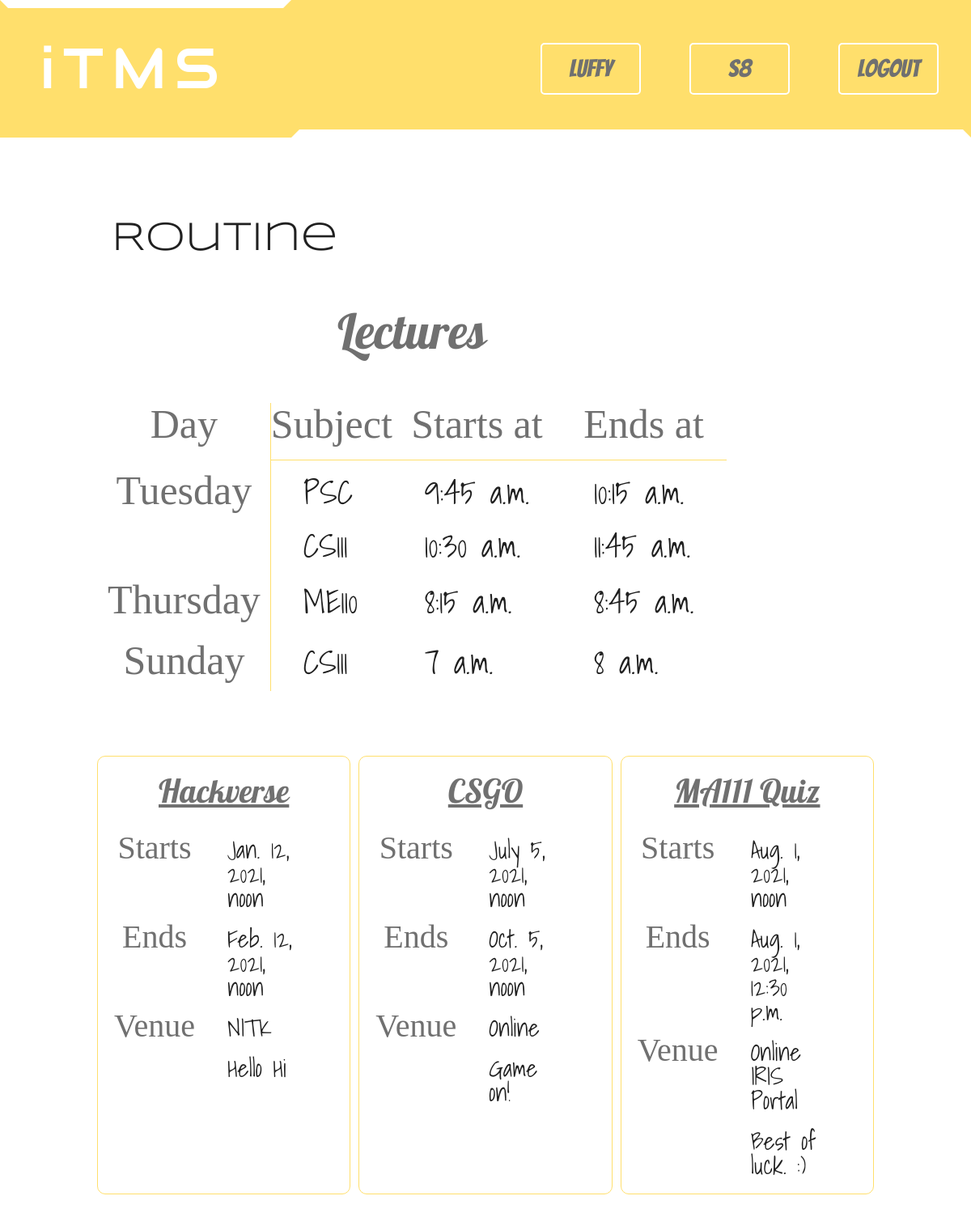
The page /sections/home/ (signed in) on the database its author committed.
### accounts/models.py (models this page shows, shortened)
class Account(AbstractBaseUser):
    username = models.CharField(max_length=30, blank=False, null=False, unique=True)
    email = models.EmailField(unique=True)
    first_name = models.CharField(max_length=30, blank=False, null=False)
    last_name = models.CharField(max_length=30, blank=False, null=False)
    section = models.ForeignKey(Section, blank=True, null= True, on_delete=models.DO_NOTHING, related_name='students')
    is_cr = models.BooleanField(default=False, verbose_name="Is CR")
    created_at = models.DateTimeField(auto_now_add=True)
    updated_at = models.DateTimeField(auto_now=True)
    is_active = models.BooleanField(default=True)
    is_staff = models.BooleanField(default=True)
    is_admin = models.BooleanField(default=False)
    USERNAME_FIELD = 'username'
    REQUIRED_FIELDS = [
        'email',
        'first_name',
        'last_name',
    ]
    objects = AccountManager()

### sections/models.py (models this page shows)
class Section(models.Model):
    id = models.AutoField(primary_key=True)
    name = models.CharField(max_length=30, blank=False, null=False)
    def __str__(self):
        return self.name

### lectures/models.py (models this page shows)
class Lecture(models.Model):
    id = models.AutoField(primary_key=True)
    subject = models.CharField(max_length=30, blank=False, null=False)
    starts_at = models.TimeField(blank=False, null=False)
    ends_at = models.TimeField(blank=False, null=False)
    day = models.CharField(max_length=10, choices=Days.choices)
    section = models.ForeignKey(Section, blank=False, null=False, on_delete=models.CASCADE, related_name='lectures')

### events/models.py (models this page shows)
class Event(models.Model):
    id = models.AutoField(primary_key=True)
    name = models.CharField(max_length=30, blank=False, null=False)
    starts_at = models.DateTimeField(blank=False, null=False)
    ends_at = models.DateTimeField(blank=False, null=False)
    venue = models.CharField(max_length=100, blank=False, null=False)
    desc = models.TextField(max_length=300, verbose_name="Description", blank=False, null=False)
    section = models.ForeignKey(Section, blank=False, null=True, on_delete=models.CASCADE, related_name='events')

### sections/views.py (the view)
# urls.py: url('home/', views.home, name='home_path'),
@login_required(login_url='accounts:login_path')
def home(request):
    section = request.user.section
    lectures = None
    events = None
    if section:
        events = section.events.order_by('starts_at')
        order = ['Monday', 'Tuesday', 'Wednesday', 'Thursday', 'Friday', 'Saturday', 'Sunday']
        qs = Lecture.objects.filter(section=section).order_by('starts_at')
        lectures = sorted(qs, key=lambda l: order.index(l.day))
    return render(request, 'sections/home.html', {
        'section': section,
        'lectures': lectures,
        'events': events,
    })

### sections/templates/sections/home.html (shortened to what this page needs)
{% extends 'base_layout.html' %}
{% block body %}
    <div class="lim-width">
        <h2>Routine</h2>
        {% if not section %}
            <h5>Section not found!</h5>
            <P>Sorry, you haven't been added to any of the sections yet. Please wait for some time or cantact the system admin.</P>
        {% else %}
            {% if lectures %}
                <table class="routine">
                    <caption><h3>Lectures</h3></caption>
                    <tr>
                        <th>Day</th>
                        <th>Subject</th>
                        <th>Starts at</th>
                        <th>Ends at</th>
                    </tr>
                    {% firstof "NULL" as day %}
                    {% for lecture in lectures %}
                        <tr>
                            <th>
                                {% if day != lecture.day %}
                                    {% firstof lecture.day as day %}
                                    <h4>{{ day }}</h4>
                                {% endif %}
                            </th>
                            <td>{{ lecture.subject }}</td>
                            <td>{{ lecture.starts_at }}</td>
                            <td>{{ lecture.ends_at }}</td>
                        </tr>
                    {% endfor %}
                </table>
            {% endif %}
            <br>
            <br>
            <br>
            <br>
            <br>
            {% if events %}
                <div class="col-2">
                    {% for event in events %}
                        <table class="event">
                            <caption><h3>{{ event.name }}</h3></caption>
                            <tr>
                                <th>Starts</th>
                                <td>{{ event.starts_at }}</td>
                            </tr>
                            <tr>
                                <th>Ends</th>
                                <td>{{ event.ends_at }}</td>
                            </tr>
                            <tr>
                                <th>Venue</th>
                                <td>{{ event.venue }}</td>
                            </tr>
                            <tr>
                                <th></th>
                                <td>{{ event.desc }}</td>
                            </tr>
                        </table>
                    {% endfor %}
                </div>
            {% endif %}
        {% endif %}
    </div>
{% endblock %}

### templates/base_layout.html (shortened to what this page needs)
{% load static %}
<!DOCTYPE html>
<html lang="en">
    <head>
        <link rel="stylesheet" href="{% static 'css/main.css' %}">
    </head>
    <body>
        <header>
            <div class="logo">
                <a href="{% url 'landing_path' %}"><h1>iTMS</h1></a>
            </div>
            <nav>
                <ul>
                    {% if user.is_authenticated %}
                        <li class="info">{{ request.user.username }}</li>
                        <li class="info">{{ request.user.section }}</li>
                        <a href="{% url 'accounts:logout_path' %}"><li><span class="action">Logout</span></li></a>
                    {% else %}
                        <a href="{% url 'accounts:login_path' %}" class="login"><li><span class="action">Login</span></li></a>
                        <a href="{% url 'accounts:signup_path' %}" class="signup"><li><span class="action">Signup</span></li></a>
                    {% endif %}
                </ul>
            </nav>
        </header>
        {% block body %}
        {% endblock %}
    </body>
</html>

### assets/css/main.css (style rules this page uses)
html, body, div, span, applet, object, iframe, h1, h2, h3, h4, h5, h6, p, blockquote, pre, a, abbr, acronym, address, big, cite, code, del, dfn, em, img, ins, kbd, q, s, samp, small, strike, strong, sub, sup, tt, var, b, u, i, center, dl, dt, dd, ol, ul, li, fieldset, form, label, legend, table, caption, tbody, tfoot, thead, tr, th, td, article, aside, canvas, details, embed, figure, figcaption, footer, header, hgroup, menu, nav, output, ruby, section, summary, time, mark, audio, video { margin: 0; padding: 0; border: 0; font-size: 100%; font: inherit; vertical-align: baseline; }
article, aside, details, figcaption, figure, footer, header, hgroup, menu, nav, section { display: block; }
body { line-height: 1; }
ol, ul { list-style: none; }
table { border-collapse: collapse; border-spacing: 0; }
a:link, a:visited { text-decoration: none; }
:root { --black: #202020; --dark-grey: #3f3f3f; --grey: #707070; --yellow: #ffdf6c; --white: #ffffff; }
h1 { font-family: Audiowide; font-size: 70px; margin: 40px; color: var(--white); letter-spacing: 10px; }
h2 { font-family: Syncopate; font-size: 50px; margin: 18px; color: var(--black) }
h3 { font-family: Pattaya; margin: 15px; font-size: 30px; color: var(--grey); }
h4 { font-family: Amatic; margin: 12px; }
.lim-width { width: 80vw; margin: 100px auto; }
.col-2 { display: grid; grid-template-columns: 1fr 1fr 1fr; grid-column-gap: 10px; grid-row-gap: 10px; }
nav ul { display: flex; justify-content: center; align-items: center; }
nav li { display: block; padding: 15px 0; margin: 30px 30px; width: 300px; border: 2px solid var(--white); border-radius: 5px; font-family: Shadows; font-size: 20px; color: var(--grey); text-align: center; }
nav li .action { font-size: 30px; font-family: Bangers; }
header { background: var(--yellow); display: grid; grid-template-columns: 30vw 70vw; }
header nav { display: flex; justify-content: flex-end; border: 10px solid transparent; border-bottom-color: var(--white) }
header nav li { width: 120px; }
.logo { border: 10px solid transparent; border-top-color: var(--white) }
header li.info { font-size: 30px; font-family: Bangers; }
.routine caption h3 { font-size: 60px; padding-top: 30px; padding-bottom: 40px; }
.routine th { font-size: 50px; font-family: Amatic; color: var(--grey) }
.routine td { padding: 10px 40px; font-family: Shadows; font-size: 40px; color: var(--black) }
.routine tr:first-child { border: 1px solid transparent; height: 70px; border-bottom-color: var(--yellow) }
.routine tr th:first-child { border: 1px solid transparent; border-right-color: var(--yellow); width: 200px; }
.event caption h3 { font-size: 40px; padding-bottom: 10px; text-decoration: underline; }
.event { display: block; width: auto; border: 1px solid var(--yellow); border-radius: 10px; padding: 10px 20px; }
.event th { font-size: 40px; font-family: Amatic; color: var(--grey); }
.event td { padding: 10px 40px; font-family: Shadows; font-size: 30px; color: var(--black); }

### rows shown on the page
Account: user.username "Luffy", user.section "S8"
Lecture: day "Tuesday", subject "PSC", starts_at "9:45 a.m.", ends_at "10:15 a.m."
Lecture: subject "CS111", starts_at "10:30 a.m.", ends_at "11:45 a.m."
Lecture: day "Thursday", subject "ME110", starts_at "8:15 a.m.", ends_at "8:45 a.m."
Lecture: day "Sunday", subject "CS111", starts_at "7 a.m.", ends_at "8 a.m."
Event: name "Hackverse", starts_at "Jan. 12, 2021, noon", ends_at "Feb. 12, 2021, noon", venue "NITK", desc "Hello Hi"
Event: name "CSGO", starts_at "July 5, 2021, noon", ends_at "Oct. 5, 2021, noon", venue "Online", desc "Game on!"
Event: name "MA111 Quiz", starts_at "Aug. 1, 2021, noon", ends_at "Aug. 1, 2021, 12:30 p.m.", venue "Online IRIS Portal", desc "Best of luck. :)"
